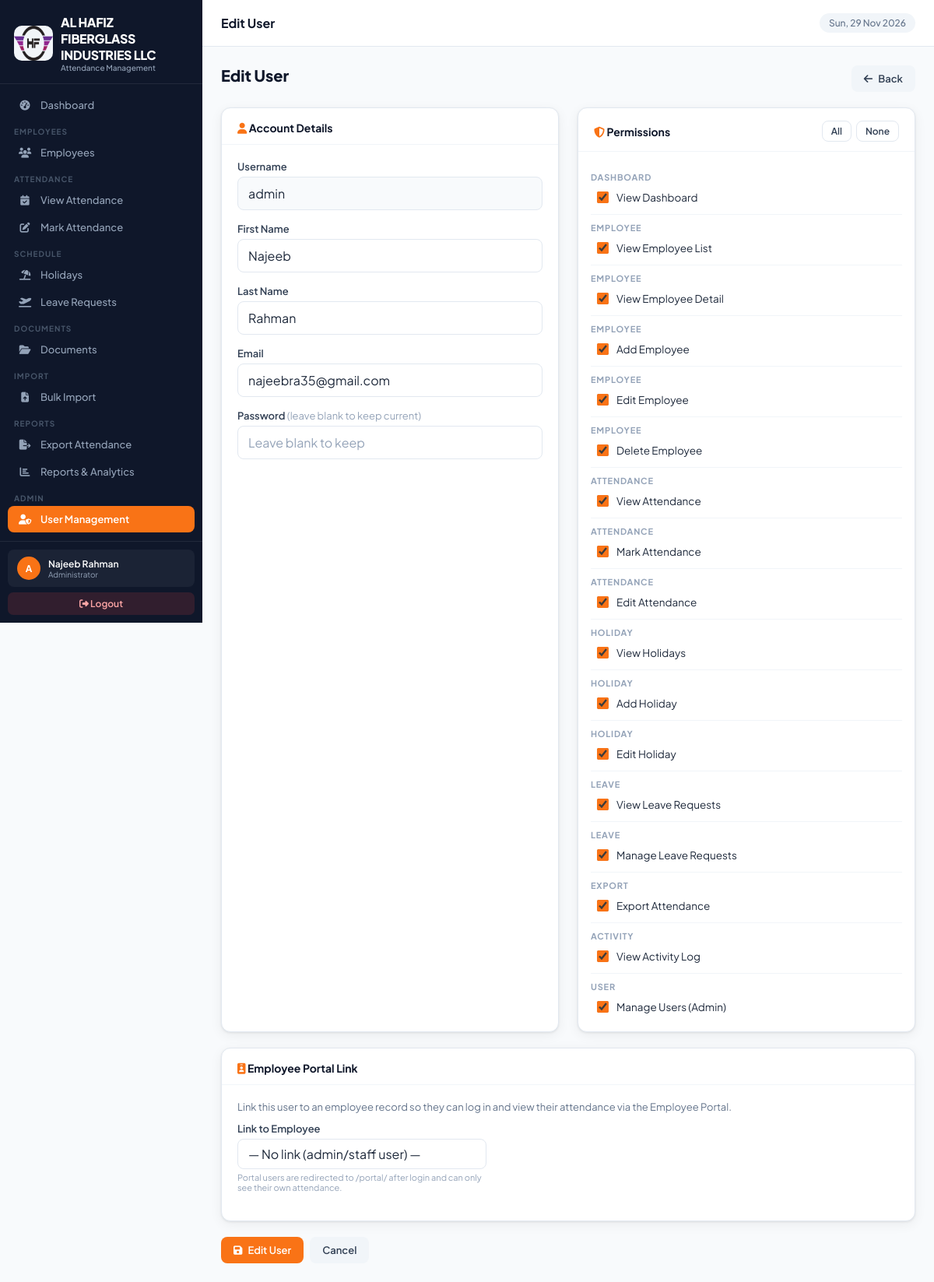
/users/1/edit/ (signed in), run on the app's committed database.
### attendance_app/models.py (models this page shows, shortened)
class CompanySettings(models.Model):
    company_name    = models.CharField(max_length=200, default='Your Company Name')
    company_address = models.TextField(default='Your Address, Dubai, UAE')
    company_phone   = models.CharField(max_length=50, blank=True, default='')
    company_email   = models.EmailField(blank=True, default='')
    company_website = models.URLField(blank=True, default='')
    company_trn     = models.CharField(max_length=50, blank=True, default='', verbose_name='TRN / Tax No.')
    logo            = models.ImageField(upload_to='company/', blank=True, null=True)
    default_in_time  = models.TimeField(default=datetime.time(7, 0))
    default_out_time = models.TimeField(default=datetime.time(17, 0))
    work_days        = models.CharField(
        max_length=20, default='Mon-Sat',
        help_text='e.g. Mon-Sat, Mon-Fri'
    )
    weekend_day      = models.CharField(
        max_length=20, default='Sunday',
        choices=[('Sunday','Sunday'),('Friday','Friday'),('Saturday','Saturday'),('Friday-Saturday','Fri & Sat')],
    )
    timezone_name    = models.CharField(max_length=60, default='Asia/Dubai')
    date_format      = models.CharField(
        max_length=20, default='d-m-Y',
        choices=[('d-m-Y','DD-MM-YYYY'),('m/d/Y','MM/DD/YYYY'),('Y-m-d','YYYY-MM-DD')],
    )
    updated_at       = models.DateTimeField(auto_now=True)
    class Meta:
        verbose_name = 'Company Settings'
    @classmethod
    def get_settings(cls):
        obj, _ = cls.objects.get_or_create(pk=1)
        return obj

class UserPermission(models.Model):
    PERMISSION_CHOICES = [
        ('dashboard_view', 'View Dashboard'),
        ('employee_view', 'View Employee List'),
        ('employee_detail', 'View Employee Detail'),
        ('employee_add', 'Add Employee'),
        ('employee_edit', 'Edit Employee'),
        ('employee_delete', 'Delete Employee'),
        ('attendance_view', 'View Attendance'),
        ('attendance_add', 'Mark Attendance'),
        ('attendance_edit', 'Edit Attendance'),
        ('holiday_view', 'View Holidays'),
        ('holiday_add', 'Add Holiday'),
        ('holiday_edit', 'Edit Holiday'),
        ('leave_view', 'View Leave Requests'),
        ('leave_manage', 'Manage Leave Requests'),
        ('export_view', 'Export Attendance'),
        ('activity_view', 'View Activity Log'),
        ('user_manage', 'Manage Users (Admin)'),
    ]
    user = models.OneToOneField(User, on_delete=models.CASCADE, related_name='custom_permissions')
    permissions = models.JSONField(default=list)

### attendance_app/views.py (the view, shortened to what this page needs)
# urls.py: path('users/<int:pk>/edit/', views.user_edit, name='user_edit'),
@login_required
def user_edit(request, pk):
    if not request.user.is_superuser and not has_perm(request.user, 'user_manage'):
        messages.error(request, 'Access denied.')
        return redirect('dashboard')
    user_obj = get_object_or_404(User, pk=pk)
    try:
        user_perm = user_obj.custom_permissions
    except UserPermission.DoesNotExist:
        user_perm = UserPermission.objects.create(user=user_obj, permissions=[])
    all_perms = UserPermission.PERMISSION_CHOICES
    linked_emp = None
    try:
        linked_emp = user_obj.employee_profile
    except Exception:
        pass
    unlinked_emps = Employee.objects.filter(status='active', portal_user__isnull=True).order_by('name')
    return render(request, 'attendance_app/user_form.html', {
        'user_obj': user_obj, 'user_perm': user_perm,
        'all_perms': all_perms, 'action': 'Edit',
        'unlinked_emps': unlinked_emps,
        'linked_emp': linked_emp,
    })

### attendance_app/context_processors.py (called while the page is built)
def company_settings(request):
    return {
        'company': CompanySettings.get_settings()
    }

def user_permissions(request):
    if request.user.is_authenticated:
        if request.user.is_superuser:
            perms = [p[0] for p in UserPermission.PERMISSION_CHOICES]
        else:
            try:
                up = UserPermission.objects.get(user=request.user)
                perms = up.permissions
            except UserPermission.DoesNotExist:
                perms = []
        is_portal_user = False
        try:
            if request.user.employee_profile:
                is_portal_user = True
        except Exception:
            pass
        return {
            'user_perms': perms,
            'is_admin': request.user.is_superuser,
            'is_portal_user': is_portal_user,
        }
    return {'user_perms': [], 'is_admin': False, 'is_portal_user': False}

### attendance_app/templates/attendance_app/user_form.html (shortened to what this page needs)
{% extends 'attendance_app/base.html' %}
{% block page_title %}{{ action }} User{% endblock %}
{% block content %}
<div class="page-header">
  <div class="page-header-title">{{ action }} User</div>
  <a href="{% url 'user_list' %}" class="btn btn-secondary"><i class="fas fa-arrow-left"></i> Back</a>
</div>
<form method="post">
  <div class="grid grid-2" style="gap:24px">
    <div class="card">
      <div class="card-header"><span class="card-title"><i class="fas fa-user" style="color:var(--orange)"></i> Account Details</span></div>
      <div class="card-body">
        {% if action == 'Add' %}
        <div class="form-group">
          <label class="form-label">Username <span class="req">*</span></label>
          <input type="text" name="username" class="form-control" placeholder="Login username" required>
        </div>
        {% else %}
        <div class="form-group">
          <label class="form-label">Username</label>
          <input type="text" class="form-control" value="{{ user_obj.username }}" disabled style="background:var(--slate-50)">
        </div>
        {% endif %}
        <div class="form-group">
          <label class="form-label">First Name</label>
          <input type="text" name="first_name" class="form-control" value="{{ user_obj.first_name|default:'' }}">
        </div>
        <div class="form-group">
          <label class="form-label">Last Name</label>
          <input type="text" name="last_name" class="form-control" value="{{ user_obj.last_name|default:'' }}">
        </div>
        <div class="form-group">
          <label class="form-label">Email</label>
          <input type="email" name="email" class="form-control" value="{{ user_obj.email|default:'' }}">
        </div>
        <div class="form-group">
          <label class="form-label">Password {% if action == 'Edit' %}<span style="color:var(--slate-400);font-weight:400">(leave blank to keep current)</span>{% else %}<span class="req">*</span>{% endif %}</label>
          <input type="password" name="password" class="form-control" placeholder="{% if action == 'Edit' %}Leave blank to keep{% else %}Enter password{% endif %}" {% if action == 'Add' %}required{% endif %}>
        </div>
      </div>
    </div>
    <div class="card">
      <div class="card-header">
        <span class="card-title"><i class="fas fa-shield-halved" style="color:var(--orange)"></i> Permissions</span>
        <div style="display:flex;gap:6px">
          <button type="button" onclick="toggleAll(true)" class="btn btn-sm btn-outline">All</button>
          <button type="button" onclick="toggleAll(false)" class="btn btn-sm btn-outline">None</button>
        </div>
      </div>
      <div class="card-body" style="padding:16px">
        {% regroup all_perms by 0|slice:":0" as perm_groups %}
        {% with current_group="" %}
        {% for perm_code, perm_name in all_perms %}
          {% with group=perm_code|cut:"_view"|cut:"_add"|cut:"_edit"|cut:"_delete"|cut:"_detail"|cut:"_manage" %}
          {% if group != current_group %}
          <div style="font-size:11px;font-weight:700;text-transform:uppercase;letter-spacing:.8px;color:var(--slate-400);padding:10px 0 4px;{% if not forloop.first %}border-top:1px solid var(--slate-100);margin-top:6px{% endif %}">
            {{ group|title }}
          </div>
          {% endif %}
          {% endwith %}
          <label style="display:flex;align-items:center;gap:10px;padding:7px 8px;border-radius:7px;cursor:pointer;transition:background .15s"
                 onmouseover="this.style.background='var(--orange-pale)'" onmouseout="this.style.background=''">
            <input type="checkbox" name="permissions" value="{{ perm_code }}" style="accent-color:var(--orange);width:15px;height:15px"
              {% if user_perm and perm_code in user_perm.permissions %}checked{% endif %}>
            <span style="font-size:13.5px">{{ perm_name }}</span>
          </label>
        {% endfor %}
        {% endwith %}
      </div>
    </div>
  </div>
  {% if action == 'Edit' %}
  <div class="card" style="margin-top:20px">
    <div class="card-header"><span class="card-title"><i class="fas fa-id-badge" style="color:var(--orange)"></i> Employee Portal Link</span></div>
    <div class="card-body">
      <div style="font-size:13px;color:var(--slate-500);margin-bottom:12px">
        Link this user to an employee record so they can log in and view their attendance via the Employee Portal.
      </div>
      <div class="form-group" style="max-width:320px">
        <label class="form-label">Link to Employee</label>
        <select name="employee_link" class="form-control">
          <option value="">— No link (admin/staff user) —</option>
        </select>
        <div style="font-size:11px;color:var(--slate-400);margin-top:4px">Portal users are redirected to /portal/ after login and can only see their own attendance.</div>
      </div>
    </div>
  </div>
  {% endif %}
  <div class="d-flex gap-2 mt-2" style="margin-top:20px">
    <button type="submit" class="btn btn-primary"><i class="fas fa-save"></i> {{ action }} User</button>
    <a href="{% url 'user_list' %}" class="btn btn-secondary">Cancel</a>
  </div>
</form>
{% endblock %}

### attendance_app/templates/attendance_app/base.html (shortened to what this page needs)
{% load static %}
{% load attendance_tags %}
<!DOCTYPE html>
<html lang="en">
<head>
<link rel="stylesheet" href="https://cdnjs.cloudflare.com/ajax/libs/font-awesome/6.5.0/css/all.min.css">
</head>
<body>
<nav class="sidebar" id="sidebar">
  <div class="sidebar-logo">
    <div class="brand">
      <div class="logo-icon"> {% if company.logo %}
<img src="{{ company.logo.url }}" class="logoimg">
{% endif %} </div>
      <div><div class="brand-name">{{ company.company_name }}</div><div class="brand-sub">Attendance Management</div></div>
    </div>
  </div>
  <div class="sidebar-nav">
    {% if 'dashboard_view' in user_perms or is_admin %}
    <a href="{% url 'dashboard' %}" class="nav-item {% if request.resolver_match.url_name == 'dashboard' %}active{% endif %}" onclick="closeSidebar()">
      <span class="nav-icon"><i class="fas fa-gauge-high"></i></span> Dashboard
    </a>
    {% endif %}
    {% if 'employee_view' in user_perms or is_admin %}
    <div class="nav-label">Employees</div>
    <a href="{% url 'employee_list' %}" class="nav-item {% if 'employee' in request.resolver_match.url_name %}active{% endif %}" onclick="closeSidebar()">
      <span class="nav-icon"><i class="fas fa-users"></i></span> Employees
    </a>
    {% endif %}
    {% if 'attendance_view' in user_perms or is_admin %}
    <div class="nav-label">Attendance</div>
    <a href="{% url 'attendance_list' %}" class="nav-item {% if request.resolver_match.url_name == 'attendance_list' %}active{% endif %}" onclick="closeSidebar()">
      <span class="nav-icon"><i class="fas fa-calendar-check"></i></span> View Attendance
    </a>
    {% endif %}
    {% if 'attendance_add' in user_perms or is_admin %}
    <a href="{% url 'attendance_mark' %}" class="nav-item {% if request.resolver_match.url_name == 'attendance_mark' %}active{% endif %}" onclick="closeSidebar()">
      <span class="nav-icon"><i class="fas fa-pen-to-square"></i></span> Mark Attendance
    </a>
    {% endif %}
    {% if 'holiday_view' in user_perms or is_admin %}
    <div class="nav-label">Schedule</div>
    <a href="{% url 'holiday_list' %}" class="nav-item {% if 'holiday' in request.resolver_match.url_name %}active{% endif %}" onclick="closeSidebar()">
      <span class="nav-icon"><i class="fas fa-umbrella-beach"></i></span> Holidays
    </a>
    {% endif %}
    {% if 'leave_view' in user_perms or is_admin %}
    <a href="{% url 'leave_list' %}" class="nav-item {% if 'leave' in request.resolver_match.url_name %}active{% endif %}" onclick="closeSidebar()">
      <span class="nav-icon"><i class="fas fa-plane-departure"></i></span> Leave Requests
    </a>
    {% endif %}
    {% if 'employee_view' in user_perms or is_admin %}
    <div class="nav-label">Documents</div>
    <a href="{% url 'document_list' %}" class="nav-item {% if 'document' in request.resolver_match.url_name or 'doctype' in request.resolver_match.url_name %}active{% endif %}" onclick="closeSidebar()">
      <span class="nav-icon"><i class="fas fa-folder-open"></i></span> Documents
    </a>
    {% endif %}
    {% if is_admin or 'employee_add' in user_perms %}
    <div class="nav-label">Import</div>
    <a href="{% url 'import_hub' %}" class="nav-item {% if 'import' in request.resolver_match.url_name %}active{% endif %}" onclick="closeSidebar()">
      <span class="nav-icon"><i class="fas fa-file-arrow-up"></i></span> Bulk Import
    </a>
    {% endif %}
    {% if 'export_view' in user_perms or is_admin %}
    <div class="nav-label">Reports</div>
    <a href="{% url 'export_attendance' %}" class="nav-item {% if request.resolver_match.url_name == 'export_attendance' %}active{% endif %}" onclick="closeSidebar()">
      <span class="nav-icon"><i class="fas fa-file-export"></i></span> Export Attendance
    </a>
    <a href="{% url 'reports' %}" class="nav-item {% if 'report' in request.resolver_match.url_name %}active{% endif %}" onclick="closeSidebar()">
      <span class="nav-icon"><i class="fas fa-chart-bar"></i></span> Reports & Analytics
    </a>
    {% endif %}
    {% if is_admin or 'user_manage' in user_perms %}
    <div class="nav-label">Admin</div>
    <a href="{% url 'user_list' %}" class="nav-item {% if 'user' in request.resolver_match.url_name %}active{% endif %}" onclick="closeSidebar()">
      <span class="nav-icon"><i class="fas fa-user-shield"></i></span> User Management
    </a>
    {% endif %}
    {% if 'activity_view' in user_perms or is_admin %}
    <a href="{% url 'activity_log' %}" class="nav-item {% if request.resolver_match.url_name == 'activity_log' %}active{% endif %}" onclick="closeSidebar()">
      <span class="nav-icon"></span> Activity Log
    </a>
    {% endif %}
  </div>
  <div class="sidebar-bottom">
    <div class="user-card">
      <div class="user-avatar">{{ request.user.username|first|upper }}</div>
      <div class="user-info">
        <div class="user-name">{{ request.user.get_full_name|default:request.user.username }}</div>
        <div class="user-role">{% if request.user.is_superuser %}Administrator{% else %}Staff{% endif %}</div>
      </div>
    </div>
    <a href="{% url 'logout' %}" class="logout-btn"><i class="fas fa-sign-out-alt"></i> Logout</a>
  </div>
</nav>
<div class="main">
  <div class="topbar">
    <div class="topbar-left">
      <div class="topbar-title">{% block page_title %}Dashboard{% endblock %}</div>
    </div>
    <div class="topbar-right">
      <span class="topbar-date" id="topbar-date"></span>
    </div>
  </div>
  <div class="page-content">
    {% block content %}{% endblock %}
  </div>
</div>
</body>
</html>

### data on the page
CompanySettings: logo (picture), company_name "AL HAFIZ FIBERGLASS INDUSTRIES LLC"
UserPermission: permissions "☑" "☑" "☑" "☑" "☑" "☑" "☑" "☑" "☑" "☑" "☑" "☑" "☑" "☑" "☑" "☑" "☑"

### other printed values
{{ request.user.username|first|upper }} "A"
{{ request.user.get_full_name|default:request.user.username }} "Najeeb Rahman"
{{ action }} "Edit"
{{ group|title }} "DASHBOARD" "EMPLOYEE" "EMPLOYEE" "EMPLOYEE" "EMPLOYEE" "EMPLOYEE" "ATTENDANCE" "ATTENDANCE" "ATTENDANCE" "HOLIDAY" "HOLIDAY" "HOLIDAY" "LEAVE" "LEAVE" "EXPORT" "ACTIVITY" "USER"
{{ perm_name }} "View Dashboard" "View Employee List" "View Employee Detail" "Add Employee" "Edit Employee" "Delete Employee" "View Attendance" "Mark Attendance" "Edit Attendance" "View Holidays" "Add Holiday" "Edit Holiday" "View Leave Requests" "Manage Leave Requests" "Export Attendance" "View Activity Log" "Manage Users (Admin)"
